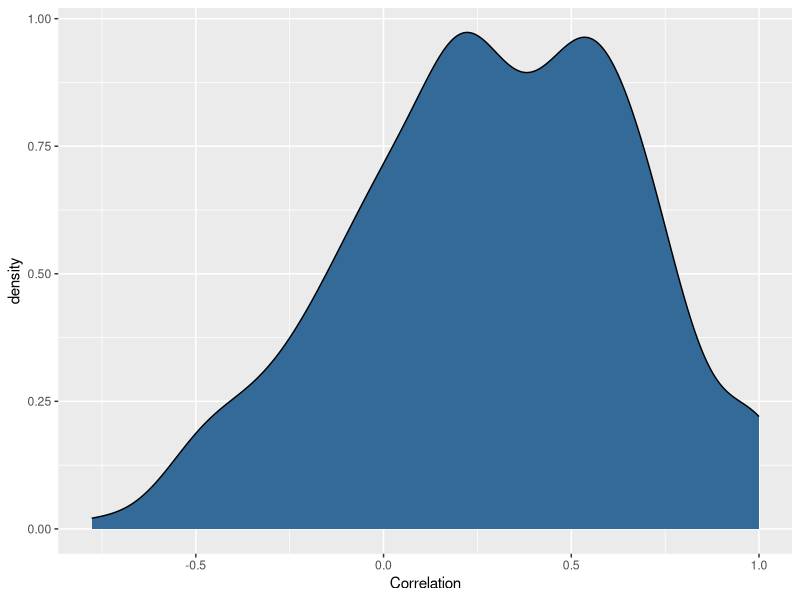

Reproduce this figure in R. (Note: this script raises an error after producing the figure.)
setwd<-'C:\\Documents and Settings\\Macro\\Desktop\\Ivandata\\PCA-Market-Index'
prices <- read.csv('data/stock_prices.csv')
head(prices)
require(lubridate)
price <- transform(prices, Date=ymd(Date))
require(reshape)
date.stock.matrix <- cast(prices,Date~Stock,value='Close')
head(date.stock.matrix)
prices <- subset(prices, Date != ymd('2002-02-01'))
prices <- subset(prices, Stock != 'DDR')
date.stock.matrix <- cast(prices, Date~Stock, value='Close')

# find correlations
cor.matrix <- cor(date.stock.matrix[,2:ncol(date.stock.matrix)])
correlations <- as.numeric(cor.matrix)
require(ggplot2)
p <- ggplot(data.frame(Correlation=correlations), aes(x=Correlation, fill=1))
p + geom_density() + theme(legend.position='none') + ggsave('cor.png')

# pca
pca <- princomp(date.stock.matrix[,2:ncol(date.stock.matrix)])
pca
principal.component <- pca$loadings[,1]
loadings <- as.numeric(principal.component)
p2 <- ggplot(data.frame(Loading=loadings), aes(x=Loading,fill=1))
p2+geom_density()+theme(legend.position='none')+ggsave('pca1.png')

# predict
market.index <- predict(pca)[,1]
dji.prices <- read.csv('data/DJI.csv')
dji.prices <- transform(dji.prices,Date=ymd(Date))
dji.prices <- subset(dji.prices,Date>ymd('2001-12-31'))
dji.prices <- subset(dji.prices, Date != ymd('2002-02-01'))
dji <- with(dji.prices, rev(Close))
dates <- with(dji.prices, rev(Date))

# plot
comparison <- data.frame(Date=dates,MarketIndex=market.index, DJI=dji)
p3 <- ggplot(comparison, aes(x=MarketIndex,y=DJI))
p3 + geom_point()+geom_smooth(method='lm',se=F)+ggsave('comparison.png')

# fix
comparison <- transform(comparison, MarketIndex=-1*MarketIndex)
p4 <- ggplot(comparison, aes(x=MarketIndex,y=DJI))
p4 + geom_point()+geom_smooth(method='lm',se=F)+ggsave('comparison_2.png')

# scale
comparison <- transform(comparison, MarketIndex = scale(MarketIndex))
comparison <- transform(comparison, DJI = scale(DJI))

alt.comparison <- melt(comparison, id.vars = 'Date')

names(alt.comparison) <- c('Date', 'Index', 'Price')
png('comparison3.png')
ggplot(alt.comparison, aes(x = Date, y = Price, group = Index, color = Index)) +
    geom_point() +
    geom_line()
dev.off()
